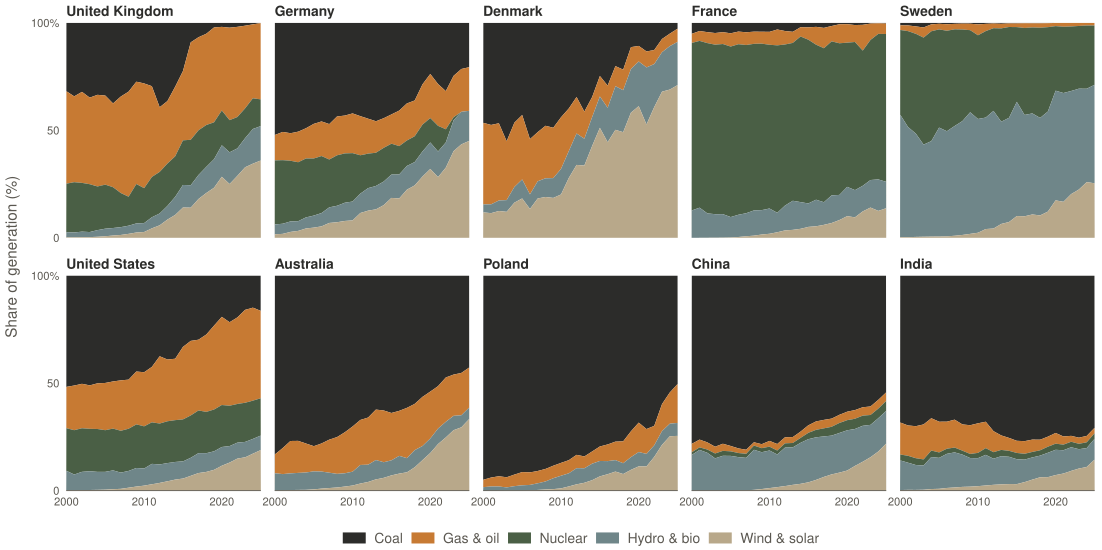

Generate this figure with R:
# Task 6 v2 — National electricity mixes, 2000-2025 (color is the aesthetic).
# v2 changes vs v1: y-axis title added ("Share of generation, %") so the
#   panels read independently of the subtitle.
# 100%-stacked area, small multiples: 10 countries x 5 fuel categories.
# Color does the encoding work that no other channel can: tracking each
# fuel's share through 26 years across 10 panels relies entirely on
# consistent hue mapping. Stack normalised to 100% so layer thickness is
# directly comparable across countries (no shifting baselines).
#
# Source: Ember (2025). Yearly Electricity Data.
#   https://ember-energy.org/data/yearly-electricity-data/

setwd("/Users/alexanderweber/Documents/hsg/6_semester/data_visualization_with_ai")

suppressPackageStartupMessages({
  library(dplyr)
  library(readr)
  library(ggplot2)
})

source("design_system.R")

# Font fallback — XQuartz / cairo not installed locally, so PDF-native
# Helvetica is used. Switch to Inter via showtext + cairo_pdf when set up.
chart_family <- ""

raw <- read_csv(
  "data/task_06/yearly_full_release_long_format.csv",
  show_col_types = FALSE,
  col_select = c("Area", "Year", "Category", "Subcategory",
                 "Variable", "Unit", "Value")
)

countries <- c("United Kingdom", "Germany", "Denmark", "France", "Sweden",
               "United States of America", "Australia", "Poland", "China", "India")

# Aggregate Ember's 9 fuels into 5 narrative categories. Five-category cap
# matches the qualitative palette contract in design_system.md.
fuel_to_cat <- c(
  "Coal"             = "Coal",
  "Gas"              = "Gas & oil",
  "Other Fossil"     = "Gas & oil",
  "Nuclear"          = "Nuclear",
  "Hydro"            = "Hydro & bio",
  "Bioenergy"        = "Hydro & bio",
  "Other Renewables" = "Hydro & bio",
  "Wind"             = "Wind & solar",
  "Solar"            = "Wind & solar"
)

mix <- raw %>%
  filter(
    Category    == "Electricity generation",
    Subcategory == "Fuel",
    Unit        == "%",
    Area        %in% countries,
    Year        >= 2000, Year <= 2025
  ) %>%
  mutate(category = fuel_to_cat[Variable]) %>%
  group_by(Area, Year, category) %>%
  summarise(share = sum(Value, na.rm = TRUE), .groups = "drop") %>%
  # Renormalise to 100% — guards against Ember's rounded percentages drifting
  # off-total (typical drift <0.1pp).
  group_by(Area, Year) %>%
  mutate(share = share / sum(share) * 100) %>%
  ungroup()

# Sanity check: every panel should sum to 100% in every year.
chk <- mix %>% group_by(Area, Year) %>% summarise(s = sum(share), .groups = "drop")
stopifnot(all(abs(chk$s - 100) < 1e-6))

# Stack order bottom -> top: dirtiest -> cleanest. Coal sits on the
# x-axis baseline (the most accurately-read position), so the shrinking-
# coal story reads at a glance.
cat_levels <- c("Coal", "Gas & oil", "Nuclear", "Hydro & bio", "Wind & solar")

cat_colors <- c(
  "Coal"         = pg_palette$onyx,
  "Gas & oil"    = pg_palette$copper,
  "Nuclear"      = pg_palette$heritage_red,
  "Hydro & bio"  = pg_palette$dark_stone,
  "Wind & solar" = pg_palette$dark_quartz
)

# Country order tells the narrative left-to-right, top-to-bottom:
# Row 1 = European transitioners + already-clean baselines.
# Row 2 = slower transitions / coal-dominant systems.
country_order <- c("United Kingdom", "Germany", "Denmark", "France", "Sweden",
                   "United States of America", "Australia", "Poland", "China", "India")

country_label <- c("United Kingdom"             = "United Kingdom",
                   "Germany"                    = "Germany",
                   "Denmark"                    = "Denmark",
                   "France"                     = "France",
                   "Sweden"                     = "Sweden",
                   "United States of America"   = "United States",
                   "Australia"                  = "Australia",
                   "Poland"                     = "Poland",
                   "China"                      = "China",
                   "India"                      = "India")

mix <- mix %>%
  mutate(
    category = factor(category, levels = cat_levels),
    Area     = factor(Area, levels = country_order,
                      labels = country_label[country_order])
  )

# Quick diagnostic to make defensibility traceable in the v1 log.
diag <- mix %>%
  filter(Year %in% c(2000, 2025), category %in% c("Coal", "Wind & solar")) %>%
  arrange(Area, category, Year)
cat("Coal and Wind&solar shares, 2000 vs 2025:\n")
print(diag)

p <- ggplot(mix, aes(x = Year, y = share, fill = category)) +
  geom_area(position = "stack", color = NA) +
  facet_wrap(~ Area, ncol = 5) +
  scale_x_continuous(
    breaks = c(2000, 2010, 2020),
    expand = expansion(mult = c(0, 0))
  ) +
  scale_y_continuous(
    breaks = c(0, 50, 100),
    labels = c("0", "50", "100%"),
    expand = expansion(mult = c(0, 0))
  ) +
  scale_fill_manual(values = cat_colors, breaks = cat_levels, name = NULL) +
  labs(x = NULL, y = "Share of generation (%)") +
  theme_pg(base_family = chart_family) +
  theme(
    legend.position    = "bottom",
    legend.key.height  = grid::unit(8,  "pt"),
    legend.key.width   = grid::unit(18, "pt"),
    legend.text        = element_text(size = 10, color = pg_palette$alloy),
    legend.box.margin  = margin(t = 6, b = 0),
    legend.margin      = margin(t = 0, b = 0),
    panel.grid.major.y = element_blank(),
    panel.grid.major.x = element_blank(),
    panel.spacing.x    = grid::unit(10, "pt"),
    panel.spacing.y    = grid::unit(14, "pt"),
    strip.text         = element_text(size = 10, color = pg_palette$onyx,
                                      face = "bold", hjust = 0,
                                      margin = margin(b = 4)),
    axis.text.x        = element_text(size = 8),
    axis.text.y        = element_text(size = 8),
    axis.line.x        = element_line(color = pg_palette$alloy, linewidth = 0.3),
    plot.margin        = margin(t = 4, r = 6, b = 4, l = 4)
  )

out_pdf <- "iterations/task_06/v2/energy_mix_v2.pdf"
ggsave(out_pdf, p, width = 28, height = 14, units = "cm", device = "pdf")
cat("Saved:", out_pdf, "\n")
